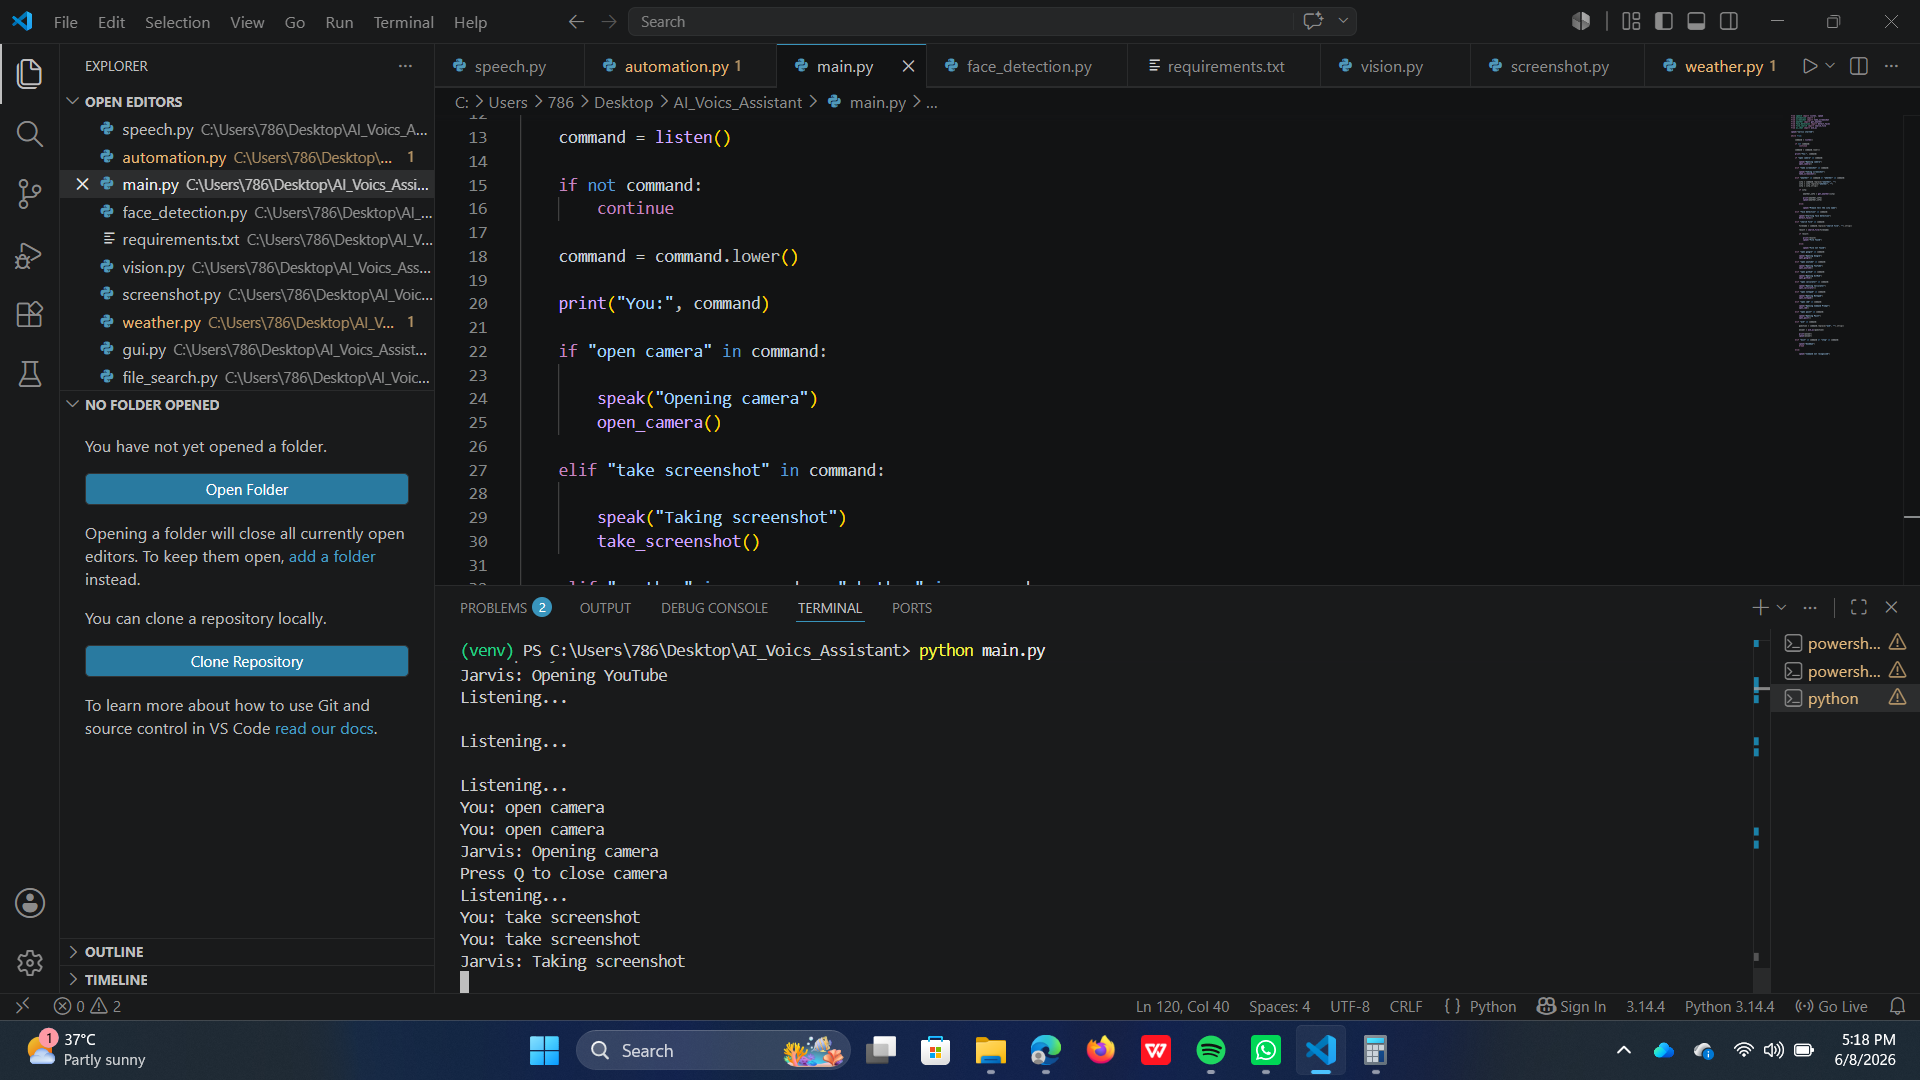

Write Python code to recreate this figure.
import pyautogui

def take_screenshot():

    image = pyautogui.screenshot()

    image.save("screenshot.png")

    print("Screenshot saved")
